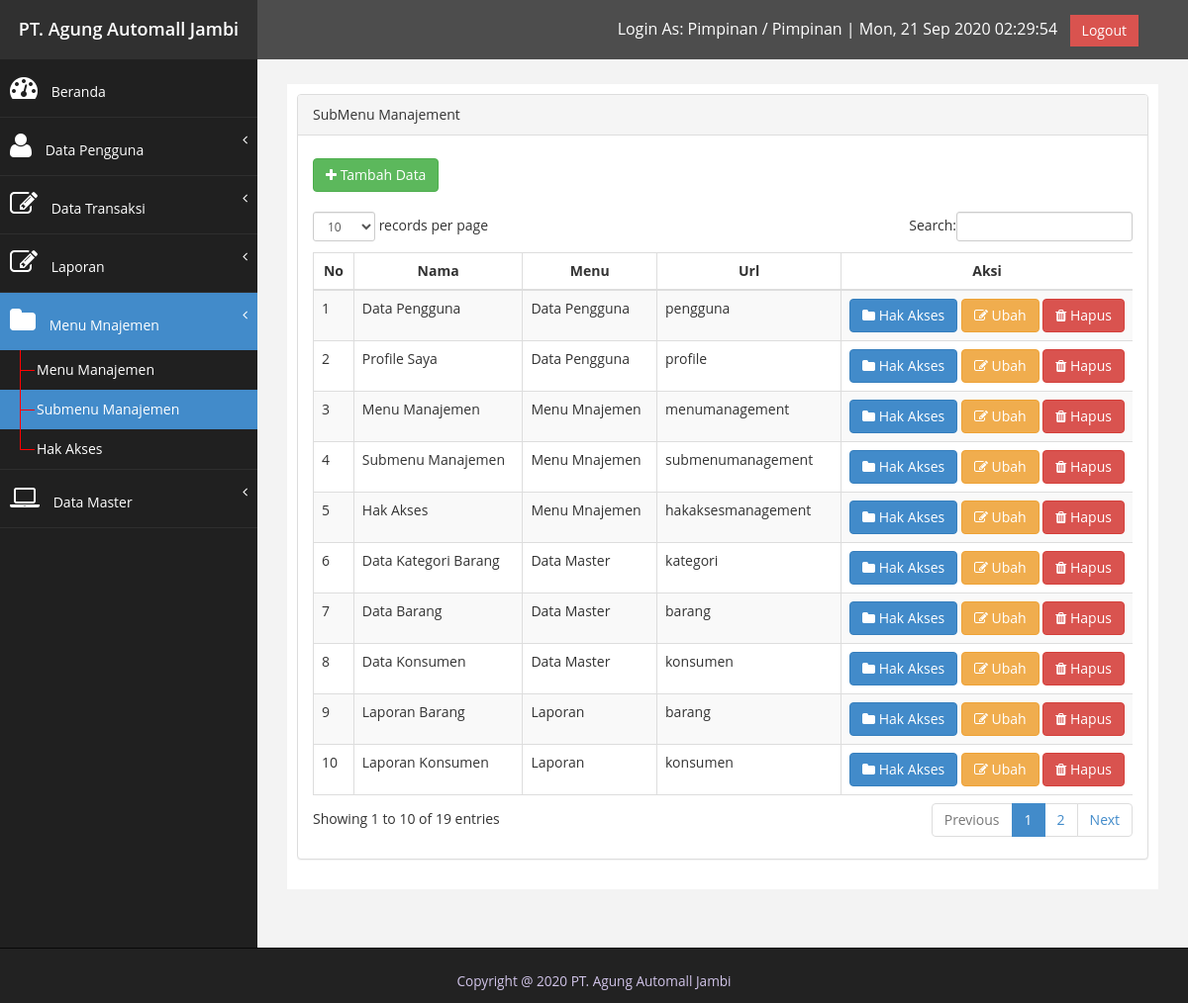
The app's page /index.php?page=menumanagement&submenu=submenumanagement (signed in) with its own data.
### tables this page shows
CREATE TABLE `tb_user_menu_access` (
  `id` int(11) NOT NULL,
  `menu_id` int(11) NOT NULL,
  `id_user_level` int(11) NOT NULL
);

CREATE TABLE `tb_user_menu` (
  `user_menu_id` int(11) NOT NULL,
  `menu_title` varchar(128) NOT NULL,
  `icon` varchar(255) NOT NULL,
  `menu_url` varchar(50) NOT NULL
);

CREATE TABLE `tb_user_sub_menu_access` (
  `id` int(11) NOT NULL,
  `sub_menu_id` int(11) NOT NULL,
  `id_user_level` int(11) NOT NULL
);

CREATE TABLE `tb_user_sub_menu` (
  `id` int(11) NOT NULL,
  `menu_id` int(11) NOT NULL,
  `title` varchar(128) NOT NULL,
  `sub_menu_url` varchar(50) NOT NULL,
  `file` varchar(255) NOT NULL
);

### function.php (called while the page is built, shortened)
<?php
$koneksi = new mysqli("localhost", "root", "", "db_pos_bengkel");
function query($query)
{
	global $koneksi;
	$result = mysqli_query($koneksi, $query);
	if ($result) {
		if ($result->num_rows > 0) {
			$rows = [];
			while ($row = mysqli_fetch_array($result, MYSQLI_ASSOC)) {
				$rows[] = $row;
			}
			return $rows;
		} else return false;
	} else return false;
}

### page/menu_management/submenu_management/display.php (the view)
<?php
$querybuilder = "SELECT * FROM
                tb_user_sub_menu
                INNER JOIN tb_user_menu
                ON tb_user_sub_menu.menu_id = tb_user_menu.user_menu_id";
$data = query($querybuilder);
?>
<div class="panel panel-default">
    <div class="panel-heading">
        SubMenu Manajement
    </div>
    <div class="panel-body">
        <div class="row">
            <div class="container-fluid">
                <div class="col"><a href="<?= $_baseurl; ?>&aksi=tambah" class="btn btn-success" style="margin-top: 8px;"><i class="fa fa-plus"></i> Tambah Data</a></div>
                <br>
            </div>
        </div>
        <div class="row">
            <div class="col">
                <div class="container-fluid">
                    <div class="table-responsive">
                        <table class="table table-striped table-bordered table-hover" id="dataTables-example">
                            <thead>
                                <tr>
                                    <th style="text-align:center" width="25px">No</th>
                                    <th style="text-align:center">Nama</th>
                                    <th style="text-align:center">Menu</th>
                                    <th style="text-align:center">Url</th>
                                    <th style="text-align:center" width="200px">Aksi</th>
                                </tr>
                            </thead>
                            <tbody>
                                <?php $nomor = 0;
                                foreach ($data as $d) : ?>
                                    <tr>
                                        <td><?= ++$nomor; ?></td>
                                        <td style="white-space:nowrap"><?= $d['title']; ?></td>
                                        <td style="white-space:nowrap"><?= $d['menu_title']; ?></td>
                                        <td style="white-space:nowrap"><?= $d['sub_menu_url']; ?></td>
                                        <td style="white-space:nowrap">
                                            <a href="<?= $_baseurl; ?>&aksi=hakakses&id=<?= $d['id']; ?>" class="btn btn-primary"><i class="fa fa-folder"></i> Hak Akses</a>
                                            <a href="<?= $_baseurl; ?>&aksi=ubah&id=<?= $d['id']; ?>" class="btn btn-warning"><i class="fa fa-edit"></i> Ubah</a>
                                            <a onclick="return confirm('Anda yakin ingin menghapus?')" href="<?= $_baseurl; ?>&aksi=hapus&id=<?= $d['id']; ?>" class="btn btn-danger"><i class="fa fa-trash"></i> Hapus</a>
                                        </td>
                                    </tr>
                                <?php endforeach; ?>
                            </tbody>
                        </table>
                    </div>
                </div>
            </div>
        </div>
    </div>
</div>

### index.php (shortened to what this page needs)
<?php
include "function.php";
$tools['page_title'] = "PT. Agung Automall Jambi";
$tools['developer'] = true;
if (isset($_GET['page'])) $page = $_GET['page'];
else $page = "";
if (isset($_GET['submenu'])) $submenu = $_GET['submenu'];
else $submenu = "";
$_baseurl = '?page=' . $page . '&submenu=' . $submenu;
$level        = $_SESSION['user']['level'];
$display_page = "home.php";
$menus        = query("SELECT * FROM tb_user_menu_access
        INNER JOIN tb_user_menu
        ON    tb_user_menu_access.menu_id       = tb_user_menu.user_menu_id
        WHERE tb_user_menu_access.id_user_level = '$level'
");
if ($menus) {
    for ($i = 0; $i < count($menus); $i++) {
        $id = $menus[$i]['menu_id'];
        $menus[$i]['sub_menu'] = query("SELECT * FROM tb_user_sub_menu_access
            INNER JOIN tb_user_sub_menu
            ON    tb_user_sub_menu_access.sub_menu_id   = tb_user_sub_menu.id
            WHERE tb_user_sub_menu_access.id_user_level = '$level'
            AND tb_user_sub_menu.menu_id='$id'
        ");
        $menus[$i]['active'] = false;
        if ($menus[$i]['sub_menu']) {
            for ($j = 0; $j < count($menus[$i]['sub_menu']); $j++) {
                $menus[$i]['sub_menu'][$j]['url_act'] = "?page=" . $menus[$i]['menu_url'] . "&submenu=" . $menus[$i]['sub_menu'][$j]['sub_menu_url'];
                if ($menus[$i]['menu_url'] . $menus[$i]['sub_menu'][$j]['sub_menu_url'] == ($page . $submenu)) {
                    $display_page                 = $menus[$i]['sub_menu'][$j]['file'];
                    $menus[$i]['sub_menu'][$j]['active'] = true;
                    $menus[$i]['active']                 = true;
                } else {
                    $menus[$i]['sub_menu'][$j]['active'] = false;
                }
            }
            $menus[$i]['visible'] = true;
        } else {
            $menus[$i]['visible'] = false;
            $menus[$i]['active'] = false;
        }
    }
}
?>
<!DOCTYPE html>
<html xmlns="http://www.w3.org/1999/xhtml">
<head>
    <link href="assets/css/bootstrap.css" rel="stylesheet" />
    <link href="assets/css/font-awesome.css" rel="stylesheet" />
    <link href="assets/css/custom.css" rel="stylesheet" />
    <link href="assets/js/dataTables/dataTables.bootstrap.css" rel="stylesheet" />
</head>
<body>
    <div id="wrapper">
        <nav class="navbar navbar-default navbar-cls-top " role="navigation" style="margin-bottom: 0">
            <div class="navbar-header">
                <div class="navbar-bg text-tengah">
                    <a class="navbar-merek" href="index.php"><?= $tools['page_title']; ?></a>
                </div>
            </div>
            <div style="color: white; padding  : 15px 50px 5px 50px;float    : right; font-size: 16px;">
                <span>Login As: <?= $_SESSION['user']['level_title']; ?> / <?= $_SESSION['user']['nama']; ?> |</span>
                <span id="clockTopbar"></span> &nbsp;
                <a href="logout.php" class="btn btn-danger square-btn-adjust">Logout</a>
            </div>
        </nav>
        <nav class="navbar-default navbar-side" role="navigation">
            <div class="sidebar-collapse">
                <ul class="nav" id="main-menu">
                    <li>
                        <?php
                        if ($page === "") echo '<a href="index.php" class="bg-primary"><i class="fa fa-dashboard fa-2x"></i> Beranda</a>';
                        else echo '<a href="index.php"><i class="fa fa-dashboard fa-2x"></i> Beranda</a>';
                        ?>
                    </li>
                    <?php if ($menus) {
                        foreach ($menus as $menu) {
                            if ($menu['visible']) {
                                echo '<li>';
                                if ($menu['active']) {
                                    echo '
                                <a  href  = "#" class                                        = "bg-primary"><i class = "' . $menu["icon"] . '"></i> ' . $menu["menu_title"] . '<span class = "fa arrow"></span></a>
                                <ul class = "nav nav-second-level collapse in" aria-expanded = "true" style          = "">
                                ';
                                } else {
                                    echo '
                                <a  href  = "#"><i class = "' . $menu["icon"] . '"></i> ' . $menu["menu_title"] . '<span class = "fa arrow"></span></a>
                                <ul class = "nav nav-second-level">
                                ';
                                }
                                if ($menu['sub_menu']) {
                                    foreach ($menu['sub_menu'] as $nav_submenu) {
                                        if ($nav_submenu['active']) echo '<li><a href="' . $nav_submenu['url_act'] . '" class="bg-primary"></i> ' . $nav_submenu['title'] . '</a></li>';
                                        else  echo '<li><a href="' . $nav_submenu['url_act'] . '"></i> ' . $nav_submenu['title'] . '</a></li>';
                                    }
                                }
                                echo '</ul>';
                                echo '</li>';
                            }
                        }
                    } ?>
                </ul>
            </div>
        </nav>
        <div id="page-wrapper">
            <div id="page-inner">
                <div class="row">
                    <div class="col-md-12">
                        <?php
                        if (file_exists($display_page)) include $display_page;
                        else include "page/error.php";
                        ?>
                    </div>
                </div>
            </div>
        </div>
    </div>
    <div class="navbar navbar-inverse navbar-fixed-bottom footer-bottom">
        <div class="container text-center">
            <p class="text-center" style="color: #D1C4E9;"><small>Copyright @ 2020 <?= $tools['page_title']; ?></p>
        </div>
</body>
</html>

### assets/css/custom.css (style rules this page uses)
body { font-family: 'Open Sans', sans-serif; }
#wrapper { width: 100%; background:#202020; }
#page-wrapper { padding: 15px 15px; min-height: 600px; background:#F3F3F3; }
#page-inner { width:100%; margin:10px 20px 10px 0px; background-color:#fff!important; padding:10px; margin-bottom: 100px; }
.text-center { text-align:center; }
.square-btn-adjust { border: 0px solid transparent; -webkit-border-radius: 0px; -moz-border-radius: 0px; border-radius: 0px; }
p { font-size:16px; line-height:25px; padding-top:20px; }
.arrow { float: right; }
.fa.arrow:before { content: "\f104"; }
.nav-second-level li, .nav-third-level li { border-bottom: none !important; }
.nav-second-level li a { padding-left: 37px; }
.sidebar-collapse , .sidebar-collapse .nav { background:none; }
.sidebar-collapse .nav { padding:0; }
.sidebar-collapse .nav > li > a { color:#fff; text-shadow:none; }
.sidebar-collapse > .nav > li > a { padding:15px 10px; }
.sidebar-collapse > .nav > li { border-bottom: 1px solid rgba(107, 108, 109, 0.19); }
.nav-second-level > li > a:before , .nav-third-level > li > a:before { content:""; display:block; position:absolute; left:20px; width:15px; height:1px; background:#ff0000; top:20px; }
.nav-second-level > li > a:after, .nav-third-level > li > a:after { content:""; display:block; position:absolute; left:20px; width:1px; height:100%; background:#ff0000; top:0px; z-index:10; }
.nav-second-level > li:last-child > a:after, .nav-third-level > li:last-child > a:after { height:50%; }
.navbar-side { border:none; background-color: #202020; }
.navbar-cls-top { background:#4D4D4D; border-bottom:none; }
.navbar-default { border:0px solid black; }
.navbar-header { background: #A70303; }
.nav > li > a > i { margin-right:10px; }
@media (min-width:768px) { #page-wrapper { margin: 0 0 0 260px; padding: 15px 30px; } }
@media (min-width:768px) { .navbar-side { z-index: 1; position: absolute; width: 260px; } }
@media (min-width:768px) { .navbar { border-radius: 0px; } }

### index.php (style rules this page uses)
.navbar-bg { display: flex; justify-content: center; align-items: center; height: 60px; background-color: #303030; width: 260px; }
.navbar-merek { color: #fff; font-size: 18px; font-weight: 600; }

### records on screen
tb_user_menu_access: menu.menu_title "Data Pengguna"
tb_user_menu_access: menu.menu_title "Data Transaksi"
tb_user_menu_access: menu.menu_title "Laporan"
tb_user_menu_access: menu.menu_title "Menu Mnajemen"
tb_user_sub_menu_access: sub_menu.title "Menu Manajemen"
tb_user_sub_menu_access: sub_menu.title "Submenu Manajemen"
tb_user_sub_menu_access: sub_menu.title "Hak Akses"
tb_user_menu_access: menu.menu_title "Data Master"
tb_user_sub_menu: title "Data Pengguna", menu.menu_title "Data Pengguna", sub_menu_url "pengguna"
tb_user_sub_menu: title "Profile Saya", menu.menu_title "Data Pengguna", sub_menu_url "profile"
tb_user_sub_menu: title "Menu Manajemen", menu.menu_title "Menu Mnajemen", sub_menu_url "menumanagement"
tb_user_sub_menu: title "Submenu Manajemen", menu.menu_title "Menu Mnajemen", sub_menu_url "submenumanagement"
tb_user_sub_menu: title "Hak Akses", menu.menu_title "Menu Mnajemen", sub_menu_url "hakaksesmanagement"
tb_user_sub_menu: title "Data Kategori Barang", menu.menu_title "Data Master", sub_menu_url "kategori"
tb_user_sub_menu: title "Data Barang", menu.menu_title "Data Master", sub_menu_url "barang"
tb_user_sub_menu: title "Data Konsumen", menu.menu_title "Data Master", sub_menu_url "konsumen"
tb_user_sub_menu: title "Laporan Barang", menu.menu_title "Laporan", sub_menu_url "barang"
tb_user_sub_menu: title "Laporan Konsumen", menu.menu_title "Laporan", sub_menu_url "konsumen"

### other values on screen
$tools['page_title'] "PT. Agung Automall Jambi"
$_SESSION['user']['level_title'] "Pimpinan"
$_SESSION['user']['nama'] "Pimpinan"
